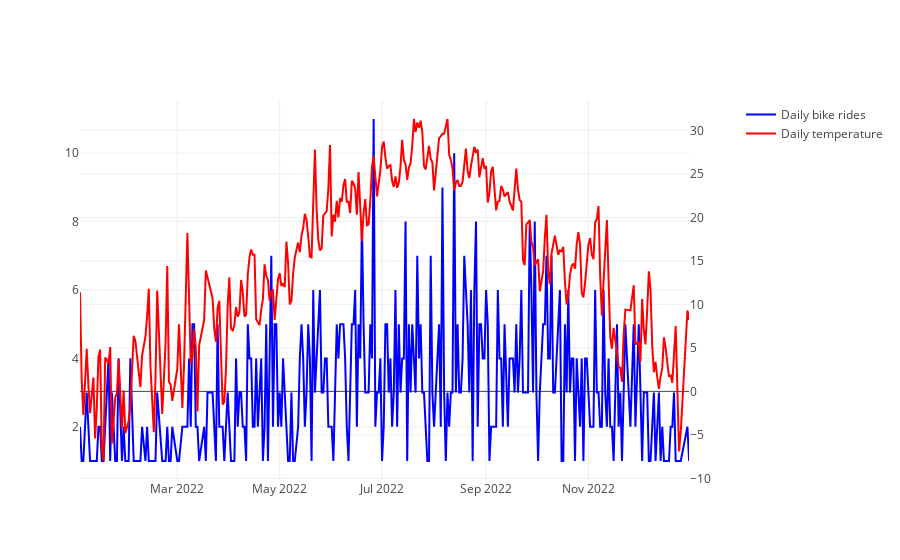

Here is the notebook cell this chart was saved with:
### Code cell
fig_2.add_trace(
go.Scatter(x=df['date'], y = df['avgTemp'], name = 'Daily temperature', marker={'color': df['avgTemp'],'color': 'red'}),
secondary_y=True
)

### Figure 1 — Plotly figure (JSON) as saved in the notebook; plotly's stock layout.template omitted (floating-point values rounded to 4 significant figures; data arrays with more than 128 entries replaced by an {"elided": "..."} marker saying what was removed)
{"data": [{"marker": {"color": "blue"}, "name": "Daily bike rides", "type": "scatter", "x": {"elided": "1000 str values"}, "xaxis": "x", "y": {"elided": "1000 int values"}, "yaxis": "y"}, {"marker": {"color": "red"}, "name": "Daily temperature", "type": "scatter", "x": {"elided": "1000 str values"}, "xaxis": "x", "y": {"elided": "1000 float values"}, "yaxis": "y2"}], "layout": {"xaxis": {"anchor": "y", "domain": [0, 0.94]}, "yaxis": {"anchor": "x", "domain": [0, 1]}, "yaxis2": {"anchor": "x", "overlaying": "y", "side": "right"}}}
